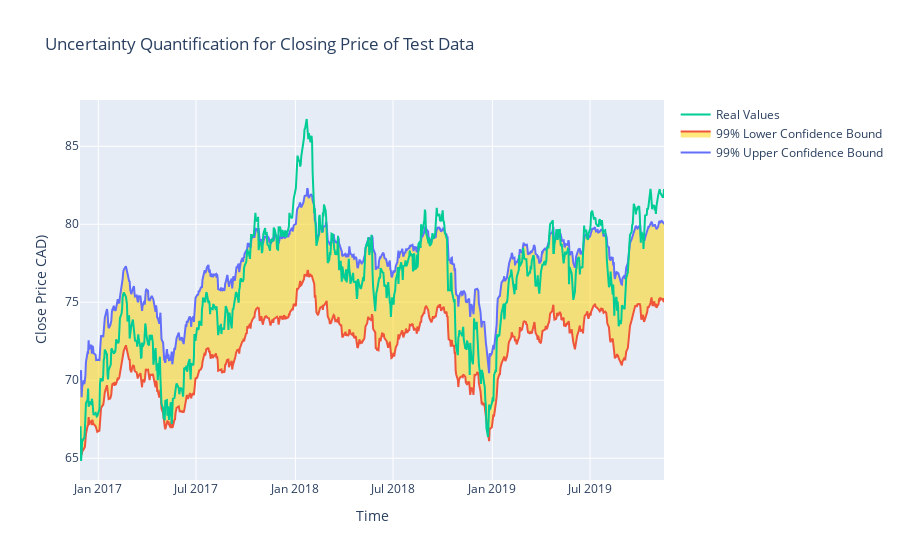

The cell this chart's notebook holds for it:
### Code cell
import plotly.graph_objects as go

test_uncertainty_plot_df = test_uncertainty_df.copy(deep=True)
test_uncertainty_plot_df = test_uncertainty_plot_df.loc[test_uncertainty_plot_df['Date'].between('2009-11-20', '2019-11-15')]
truth_uncertainty_plot_df = testing_true_df.copy(deep=True)
truth_uncertainty_plot_df = truth_uncertainty_plot_df.loc[testing_true_df['Date'].between('2009-11-20', '2019-11-15')]

upper_trace = go.Scatter(
    x=test_uncertainty_plot_df['Date'],
    y=test_uncertainty_plot_df['upper_bound'],
    mode='lines',
    fill=None,
    name='99% Upper Confidence Bound'
    )
lower_trace = go.Scatter(
    x=test_uncertainty_plot_df['Date'],
    y=test_uncertainty_plot_df['lower_bound'],
    mode='lines',
    fill='tonexty',
    fillcolor='rgba(255, 211, 0, 0.5)',
    name='99% Lower Confidence Bound'
    )
real_trace = go.Scatter(
    x=truth_uncertainty_plot_df['Date'],
    y=truth_uncertainty_plot_df['Close'],
    mode='lines',
    fill=None,
    name='Real Values'
    )

data = [upper_trace, lower_trace, real_trace]

fig = go.Figure(data=data)
fig.update_layout(title='Uncertainty Quantification for Closing Price of Test Data',
                   xaxis_title='Time',
                   yaxis_title='Close Price CAD)')

fig.show()

### Figure 1 — Plotly figure (JSON) as saved in the notebook; plotly's stock layout.template omitted (floating-point values rounded to 4 significant figures; data arrays with more than 128 entries replaced by an {"elided": "..."} marker saying what was removed)
{"data": [{"mode": "lines", "name": "99% Upper Confidence Bound", "type": "scatter", "x": {"elided": "748 str values"}, "y": {"elided": "748 float values"}}, {"fill": "tonexty", "fillcolor": "rgba(255, 211, 0, 0.5)", "mode": "lines", "name": "99% Lower Confidence Bound", "type": "scatter", "x": {"elided": "748 str values"}, "y": {"elided": "748 float values"}}, {"mode": "lines", "name": "Real Values", "type": "scatter", "x": {"elided": "748 str values"}, "y": {"elided": "748 float values"}}], "layout": {"title": {"text": "Uncertainty Quantification for Closing Price of Test Data"}, "xaxis": {"title": {"text": "Time"}}, "yaxis": {"title": {"text": "Close Price CAD)"}}}}
